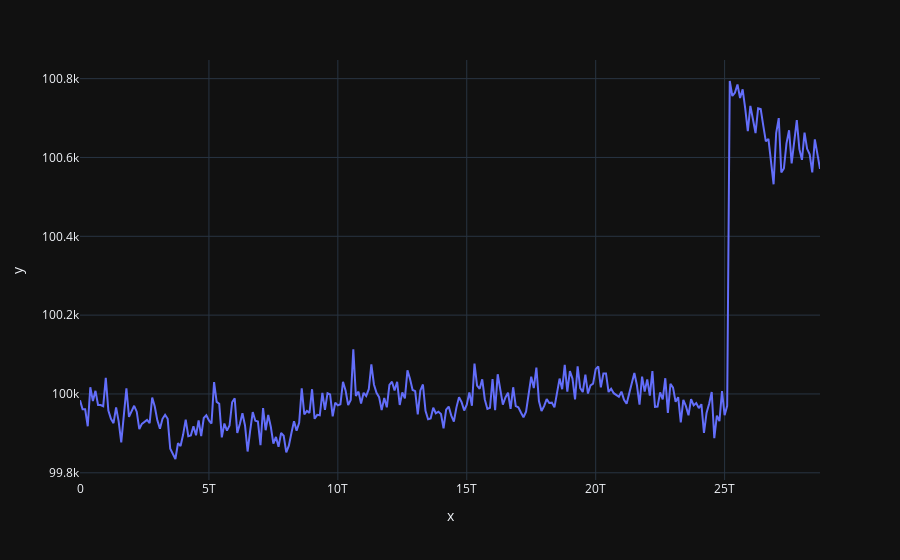

Notebook code for this chart:
### Code cell
px.line(x=np.arange(1,1 + str_to_ns("08:00:00"), 100000000000), y=vals)

### Figure 1 — Plotly figure (JSON) as saved in the notebook; plotly's stock layout.template omitted (floating-point values rounded to 4 significant figures; data arrays with more than 128 entries replaced by an {"elided": "..."} marker saying what was removed)
{"data": [{"hovertemplate": "x=%{x}<br>y=%{y}<extra></extra>", "legendgroup": "", "line": {"color": "#636efa", "dash": "solid"}, "marker": {"symbol": "circle"}, "mode": "lines", "name": "", "orientation": "v", "showlegend": false, "x": {"elided": "288 int values"}, "xaxis": "x", "y": {"elided": "288 int values"}, "yaxis": "y", "type": "scatter"}], "layout": {"xaxis": {"anchor": "y", "domain": [0.0, 1.0], "title": {"text": "x"}}, "yaxis": {"anchor": "x", "domain": [0.0, 1.0], "title": {"text": "y"}}, "legend": {"tracegroupgap": 0}, "margin": {"t": 60}}}
